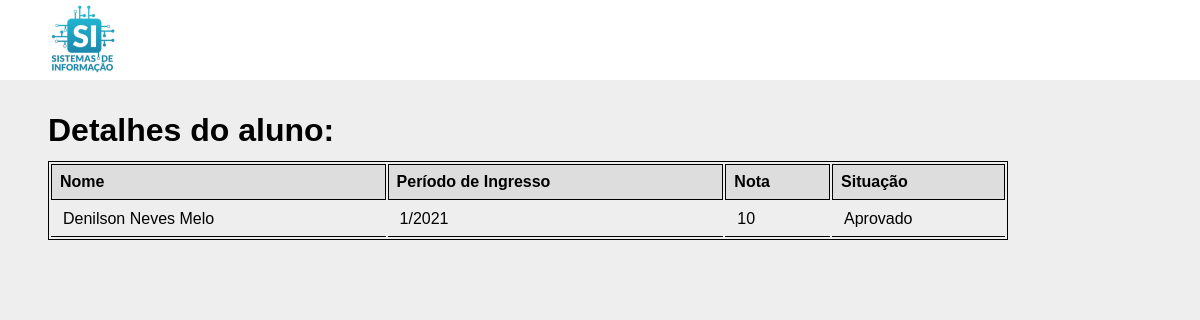
The app's page /aluno/1 with its own data.
### webapp/models.py (models this page shows, shortened)
class Aluno(models.Model):
    nome = models.CharField('Nome', max_length=100)
    periodo_ingresso = models.CharField('Perído de Ingresso', max_length=6)
    nota = models.CharField('Nota', max_length=5)
    situacao = models.CharField('Situação', max_length=20)

### webapp/views.py (the view)
# urls.py: path('aluno/<int:id>', aluno, name="aluno"),
def aluno(request, id):
    aluno = Aluno.objects.get(id=id)
    context = {
        'aluno': aluno
    }
    return render(request, 'aluno.html', context)

### webapp/templates/aluno.html (shortened to what this page needs)
{% load static %}
<!DOCTYPE html>
<html lang="pt-br">
<head>
    <link rel="stylesheet" href="{% static 'css/style.css' %}">
</head>
<body>
    <header>
        <a href="{% url 'index' %}"><img src="{% static 'img/logo.png' %}" alt="Logo"></a>
    </header>
    <h1>Detalhes do aluno:</h1>
    <table>
        <thead>
            <tr>
                <th>Nome</th>
                <th>Período de Ingresso</th>
                <th>Nota</th>
                <th>Situação</th>
            </tr>
        </thead>
        <tbody>
            <tr>
                <td><a href="{% url 'aluno' aluno.id %}">{{ aluno.nome }}</a></td>
                <td>{{ aluno.periodo_ingresso }}</td>
                <td>{{ aluno.nota }}</td>
                <td>{{ aluno.situacao }}</td>
            </tr>
        </tbody>
    </table>
</body>
</html>

### webapp/static/css/style.css (style rules this page uses)
* { margin: 0; padding: 0; box-sizing: border-box; }
body { font-family: sans-serif; background: #EEE; }
header { height: 80px; background: #FFF; padding-top: 4px; padding-left: 48px; }
h1 { margin-top: 32px; margin-bottom: 12px; padding-left: 48px; }
table { border: 1px solid #000; width: 960px; margin-left: 48px; }
thead { text-align: left; background: #DDD; }
table thead tr th { border: 1px solid #000; padding: 8px; }
table tbody tr td { border-bottom: 1px solid #000; padding: 8px; padding-left: 12px; }
table tbody tr td a { color: #000; text-decoration: none; }

### records on screen
Aluno: nome "Denilson Neves Melo", periodo_ingresso "1/2021", nota "10", situacao "Aprovado"
